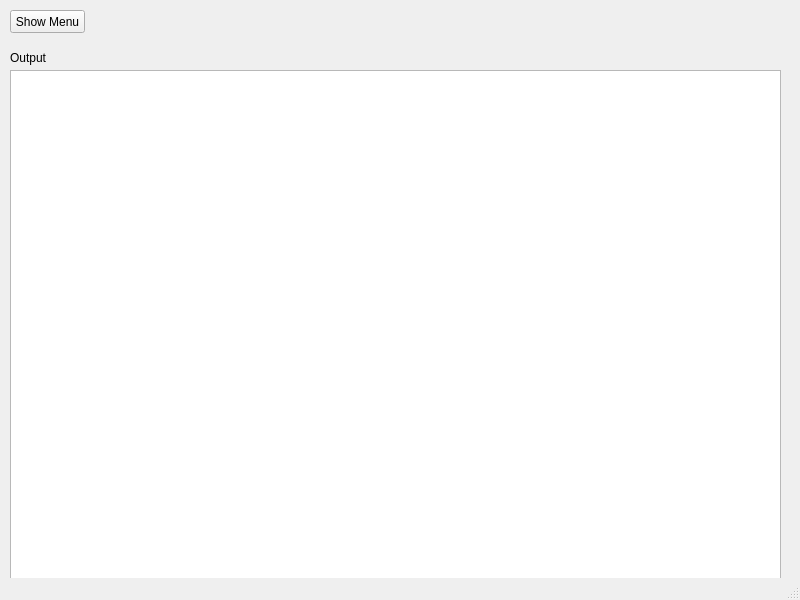
<?xml version="1.0" encoding="UTF-8"?>
<ui version="4.0">
 <class>MainWindow</class>
 <widget class="QMainWindow" name="MainWindow">
  <property name="geometry">
   <rect>
    <x>0</x>
    <y>0</y>
    <width>800</width>
    <height>600</height>
   </rect>
  </property>
  <property name="windowTitle">
   <string>MainWindow</string>
  </property>
  <widget class="QWidget" name="centralwidget">
   <widget class="QPushButton" name="pushButton_menu">
    <property name="geometry">
     <rect>
      <x>10</x>
      <y>10</y>
      <width>75</width>
      <height>23</height>
     </rect>
    </property>
    <property name="text">
     <string>Show Menu</string>
    </property>
   </widget>
   <widget class="QLabel" name="label_3">
    <property name="geometry">
     <rect>
      <x>10</x>
      <y>50</y>
      <width>771</width>
      <height>16</height>
     </rect>
    </property>
    <property name="text">
     <string>Output</string>
    </property>
   </widget>
   <widget class="QTextBrowser" name="textBrowser">
    <property name="geometry">
     <rect>
      <x>10</x>
      <y>70</y>
      <width>771</width>
      <height>511</height>
     </rect>
    </property>
   </widget>
  </widget>
  <widget class="QMenuBar" name="menubar">
   <property name="geometry">
    <rect>
     <x>0</x>
     <y>0</y>
     <width>800</width>
     <height>21</height>
    </rect>
   </property>
  </widget>
  <widget class="QStatusBar" name="statusbar"/>
 </widget>
 <resources/>
 <connections/>
</ui>
